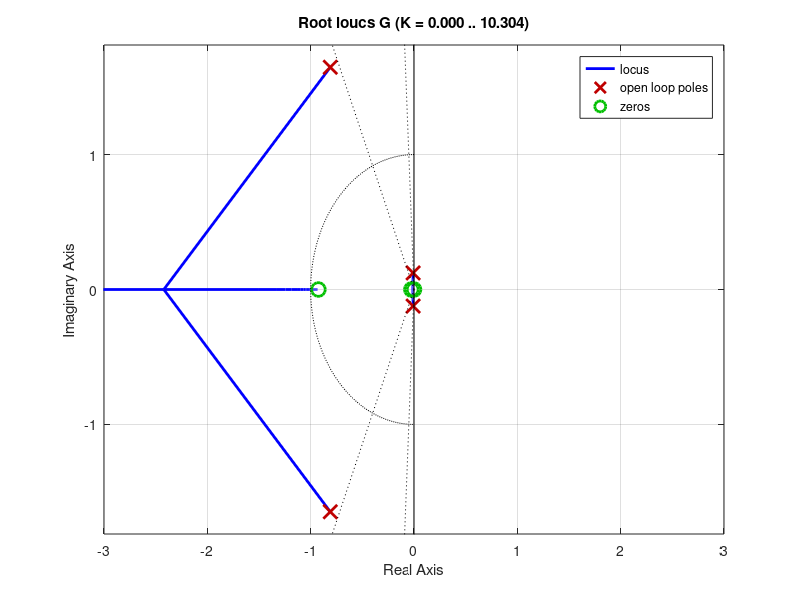
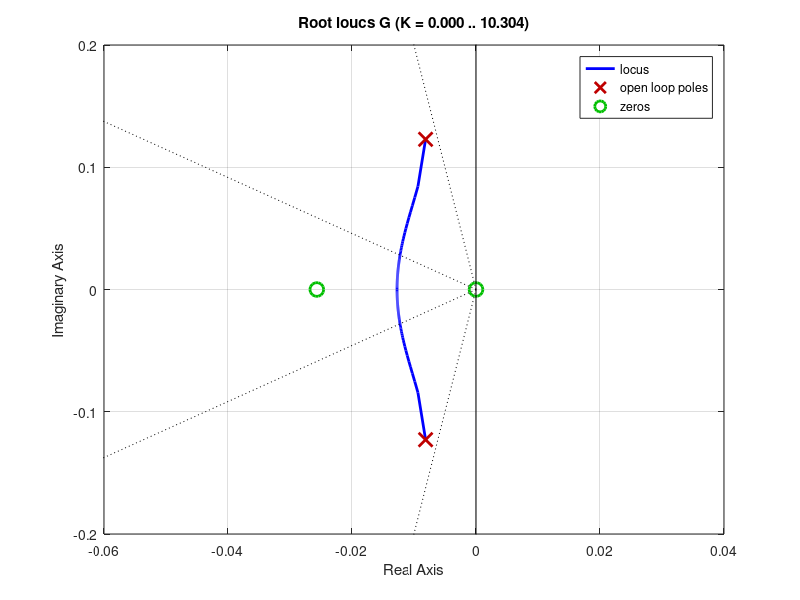
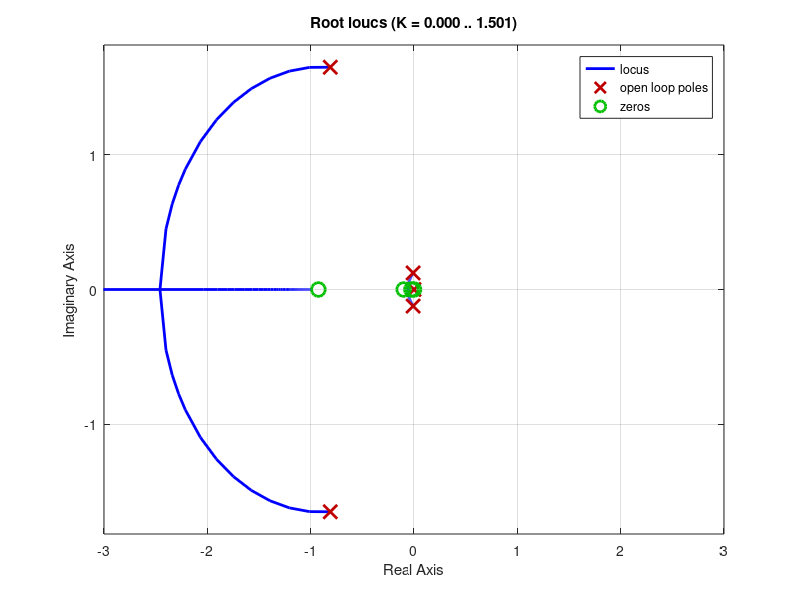
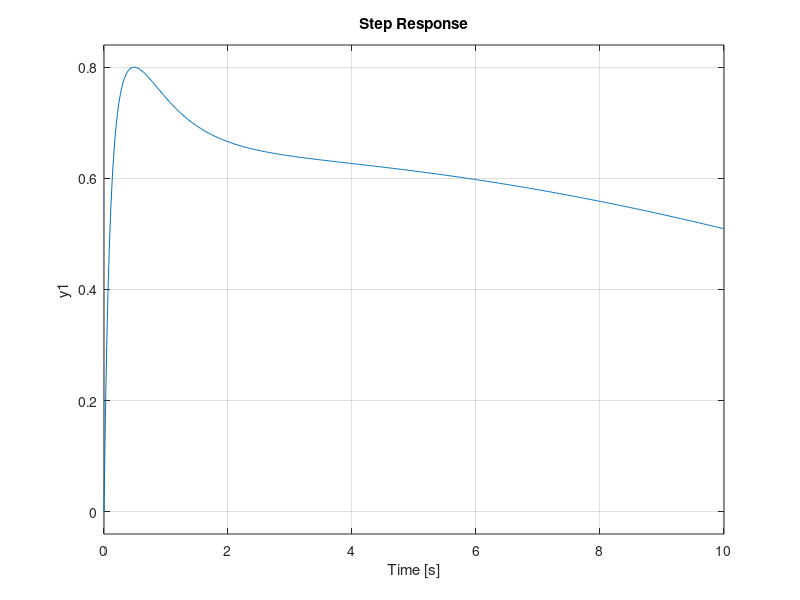

These charts were generated, in order, by the following MATLAB code: (Note: this script raises an error after producing the figures.)

close all;

s = tf('s');

%elev_normal_tf = - tf(elevator_to_normal_num, longitudinal_den);
%elev_pitchrate_tf = -tf(elev_to_pitchrate_num, longitudinal_den);
%elev_pitch_tf = tf([-2.637 -2.475 -0.0607], [1 1.6366 3.4115 0.07937 0.05112]);

rep_elev_norm_num = -tf([-0.0139 -0.0693 -0.4071 -0.0242 0],1);
rep_evel_pitch_num = -tf([-2.637 -2.475 -0.0607], 1);
den = tf(1, [1 1.6366 3.4115 0.07937 0.05112]);

tau_e = 0.1;
He = 1 / (tau_e * s + 1);

G = He * den * (rep_elev_norm_num + s*(12.4 + 1.65 * s) * rep_evel_pitch_num);


%w = makeweight(10, 0.1, 0.9);
%bode(w)
% Compensator adds a pole in the RHP to invert phugoid pole locus out of
% the RHP. This is 

%figure;
%nyquist(0.04*G, 0.1 * w * G);

%% RLOCUS
%Gsubs = feedback(0.8 * G, 1);
figure;
rlocus(G);
sgrid([0.4, 0.05, 0], [100, 100, 1]);
xlim([-3, 3])
print('exercise4\figures\cstar_base_rlocus', '-dpng', '-r600');
xlim([-0.06, 0.04])
ylim([-0.2, 0.2])
print('exercise4\figures\cstar_base_rlocus_zoomed', '-dpng', '-r600');

%% DERIVATIVE RLOCUS
Td = 0.15;
derivative = (1 + Td * s);
Ti = 10;
integrator = (1 + 1/(Ti*s));
figure;
rlocus(integrator*G);
xlim([-3, 3])

%{

%% PID RLOCUS

Ti = 100;
integrator_derivative = (1 + 1/(Ti*s) + Td * s);
figure;
rlocus(integrator_derivative*G);
xlim([-3, 3])
%}

figure;
hold on;

for k = [ 0.2 ]
    CL = feedback(k * G, 1);
    
    [Y,T] = step(CL, 10);
    step(CL, 10);
    
    [~, tis3] = min((T-3).^2);
    
    [cst,cslo,csup] = csenv(Y(tis3));
    plot(cst, cslo, 'g');
    plot(cst, csup, 'r');
    
end
xlim([0, 3]);
ylim([0, 1.1]);
hold off; grid on;

legend('Closed loop C^* Response', 'Lower Envelope Bound', 'Upper Envelope Bound')

print('exercise4\figures\cstar_envelope_step', '-dpng', '-r600');


